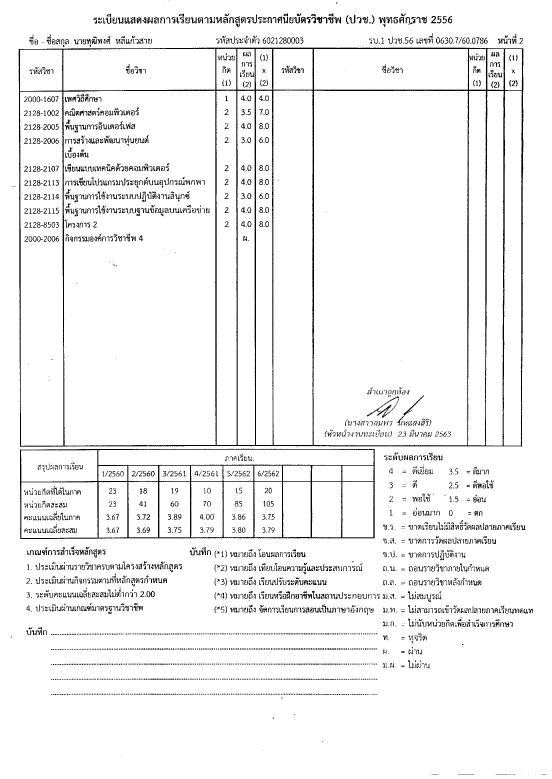
#> input picture scan/aun/ปวช/back/Image_20240817_0001.jpg, 1654 x 2337 px, given in place of transcript_hs_moe_f_30.png, which was not available (shown at 1/3 size); the run also reads 1 picture not shown here
$ jupyter execute --allow-errors ocr_transcripts_V6_HS_TSR.ipynb   (text cells are left out)
#> lines starting #> are read from the running program, lines starting #| are printed output that depends on the picture; after the words box and inside, x2 and y2 are one past the last pixel; in counts of white or black regions, pixels touching at a corner belong together; pictures that were not available may be replaced by others from this repository, and a replacement may not be noted
[cell 1]
import time
global_start_time = time.time()
print("Start timing...")

[cell 2]
import pytesseract
print(pytesseract.get_tesseract_version())
#> (this line was passed over: pytesseract is not available in this run)
pytesseract.pytesseract.tesseract_cmd = r'C:\\Program Files\\Tesseract-OCR\\tesseract.exe'

[cell 3]
import cv2
from matplotlib import table
import numpy as np
import matplotlib.pyplot as plt
from pathlib import Path
from PIL import Image

output_folder = Path("../data/output_images/output_V6_HS_TSR/front")
output_folder.mkdir(exist_ok=True)

image = Image.open("C:/Users/Impan/Documents/ocr-engine-python/data/test_images/transcript/high_school/moe/transcript_hs_moe_f_30.png")
#> image is the input picture: PIL image 1654x2337 L; min 0, max 255, mean 242.2
# [24 lines of commented-out code are left out]

if image is None:
    raise FileNotFoundError("ไม่พบไฟล์ภาพ กรุณาตรวจสอบเส้นทางของไฟล์")

new_size = (1660, 2347)  # ตัวอย่างขนาดใหม่
resized_pil = image.resize(new_size, Image.LANCZOS) # ปรับขนาดภาพด้วย LANCZOS filter

# แปลงภาพจาก PIL Image เป็น NumPy array (ในรูปแบบ RGB)
img_rgb = np.array(resized_pil)

# แปลงจาก RGB เป็น BGR เพื่อให้ใช้งานกับ OpenCV ได้
img_cv = cv2.cvtColor(img_rgb, cv2.COLOR_RGB2BGR)

denoised = cv2.bilateralFilter(img_cv, d=9, sigmaColor=75, sigmaSpace=75) # จำกัด noise
gray_img = cv2.cvtColor(denoised, cv2.COLOR_BGR2GRAY)

image_array = np.array(image)


binary_gaussian = cv2.adaptiveThreshold(
    gray_img,
    maxValue=255,
    adaptiveMethod=cv2.ADAPTIVE_THRESH_GAUSSIAN_C,
    thresholdType=cv2.THRESH_BINARY_INV,
    blockSize=51, #51
    C=9 #21 #15
)
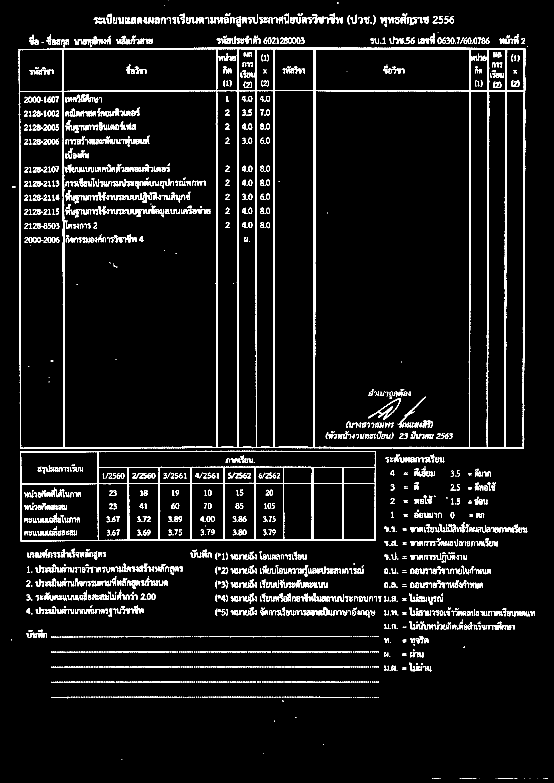
#> binary_gaussian: shape (2347, 1660) (shown at 1/3 size); 5.9% white; 2572 white regions (965 under 20 px), largest, box (x1, y1, x2, y2) and area: (56, 143, 1576, 1346) 71469, (60, 1352, 1128, 1624) 19960, (1193, 1190, 1277, 1283) 588


# สร้าง kernel สำหรับ morphological operation
kernel = np.ones((3, 3), np.uint8)
dilated = cv2.dilate(binary_gaussian, kernel, iterations=1)
#> dilated: shape (2347, 1660); 10.9% white; 760 white regions (38 under 20 px), largest, box (x1, y1, x2, y2) and area: (55, 142, 1577, 1347) 111306, (59, 1351, 1129, 1625) 33710, (284, 536, 492, 568) 2999
# ใช้ closing เพื่อเติมเต็มส่วนที่ขาดของเส้น
closed_dummy = cv2.morphologyEx(binary_gaussian, cv2.MORPH_CLOSE, kernel, iterations=1)
#> closed_dummy: shape (2347, 1660); 6.5% white; 928 white regions (149 under 20 px), largest, box (x1, y1, x2, y2) and area: (56, 143, 1576, 1346) 73712, (60, 1352, 1128, 1624) 20426, (285, 537, 478, 567) 1676

cv2.imwrite(f"{output_folder}/img_cv.png", img_cv)
cv2.imwrite(f"{output_folder}/image_array.png", image_array)
cv2.imwrite(f"{output_folder}/denoised.png", denoised)
cv2.imwrite(f"{output_folder}/gray.png", gray_img)
cv2.imwrite(f"{output_folder}/binary_g.png", binary_gaussian)
cv2.imwrite(f"{output_folder}/dilated.png", dilated)
cv2.imwrite(f"{output_folder}/closed_dummy.png", closed_dummy)
#> Out = True

[cell 4]
def split_grade_table_and_students(binary_img, denoised, dummy):

    # แยกตาราง
    #num_labels, labels, stats, centroids = cv2.connectedComponentsWithStats(binary_img, connectivity=8)
    num_labels, labels, stats, centroids = cv2.connectedComponentsWithStats(dummy, connectivity=8)
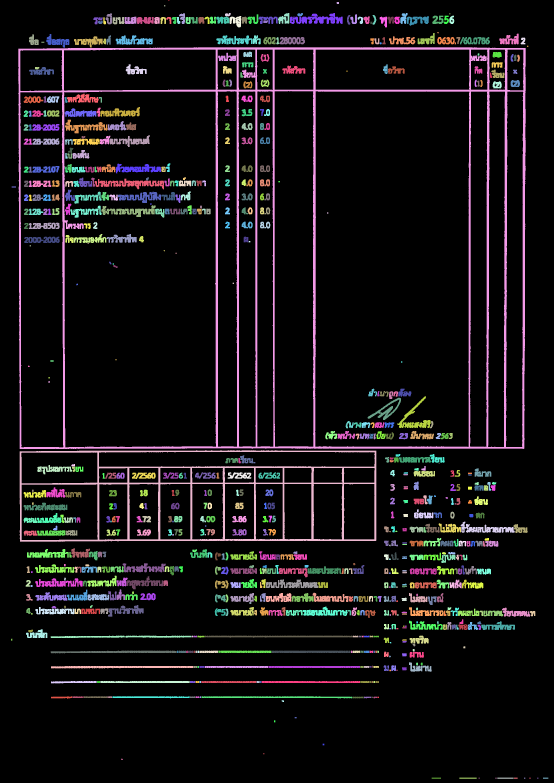
#> labels: shape (2347, 1660) int32 (shown at 1/3 size); 761 distinct labels, from 0 to 760; one colour per label, 0 black
#> num_labels = 761; stats = 761 rows, first 6: [0, 0, 1660, 2347, 3472864], [505, 0, 3, 2, 6], [1010, 6, 7, 6, 41], [492, 16, 4, 3, 12], [675, 39, 17, 10, 132], [834, 39, 34, 33, 680]; centroids = 761 pairs, first value 34.57 to 1636.5, second value 0.5 to 2334
    areas = [stat[4] for stat in stats]  # ดึงค่า area
#> areas = 761 values, max 3472864 at index 0, min 6 at index 1, mean 5119.6
    sorted_areas = sorted(areas, reverse=True)  # เรียงลำดับจากมากไปน้อย
#> sorted_areas = 761 values, max 3472864 at index 0, min 6 at index 760, mean 5119.6
    second_max_area = sorted_areas[1]  # ค่าอันดับ 2
#> second_max_area = 111306
    second_max_area_index = areas.index(second_max_area)  # หาตำแหน่งในลิสต์เดิม
#> second_max_area_index = 72
    table_position = stats[second_max_area_index]
#> table_position = [55, 142, 1522, 1205, 111306]
    x, y, w, h, area = table_position
#> x = 55; y = 142; w = 1522; h = 1205; area = 111306

    table_img = binary_img[y:y+h, x:x+w]
#> table_img: shape (1205, 1522); 6.3% white; 609 white regions (65 under 20 px), largest, box (x1, y1, x2, y2) and area: (1, 1, 1521, 1204) 71469, (1138, 1048, 1222, 1141) 588, (1079, 1077, 1138, 1117) 464
    table_dummy_img = dummy[y:y+h, x:x+w]
#> table_dummy_img: shape (1205, 1522); 10.8% white; 221 white regions (16 under 20 px), largest, box (x1, y1, x2, y2) and area: (0, 0, 1522, 1205) 111306, (229, 394, 437, 426) 2999, (249, 474, 412, 509) 2389
    table_original_img = denoised[y:y+h, x:x+w]
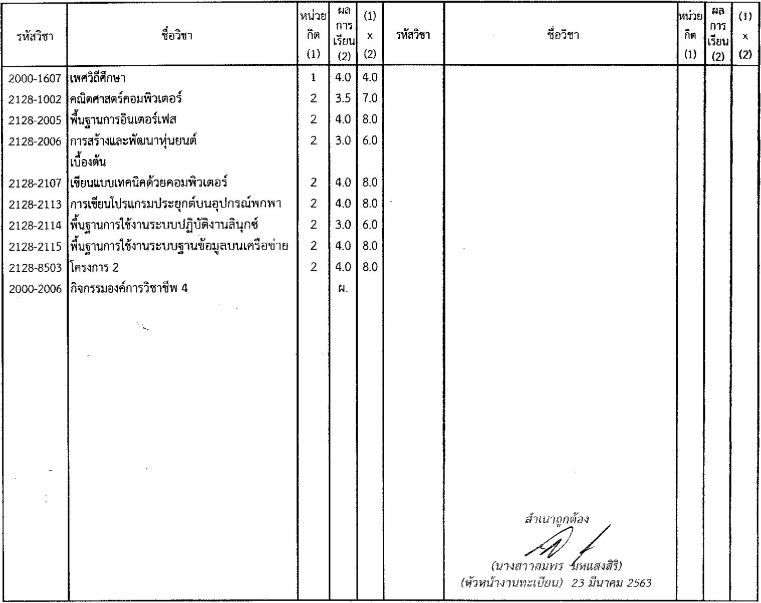
#> table_original_img: shape (1205, 1522, 3) (shown at 1/2 size); min 0, max 255, mean 241.3

    # ข้อมูลนักเรียน
    #x_start = int((x+w) * 0.40) # ความกว้าง 40% ของตาราง
    x_end = int((x+w) * 0.76) # ความกว้าง 76% ของตาราง
#> x_end = 1198
    x_split_half = int((x+w) * 0.53) # ความกว้าง 53% ของตาราง
#> x_split_half = 835

    student_info_img = binary_img[:y, :x_end]
#> student_info_img: shape (142, 1198); 8% white; 128 white regions (6 under 20 px), largest, box (x1, y1, x2, y2) and area: (953, 50, 972, 70) 230, (1007, 51, 1027, 71) 215, (411, 52, 426, 71) 205
    student_info_fh_img = binary_img[:y, :x_split_half] # ครึ่งแรก
#> student_info_fh_img: shape (142, 835); 7.7% white; 89 white regions (3 under 20 px), largest, box (x1, y1, x2, y2) and area: (411, 52, 426, 71) 205, (140, 103, 154, 134) 204, (650, 51, 669, 70) 201
    student_info_sh_img = binary_img[:y, x_split_half:x_end] # ครึ่งหลัง
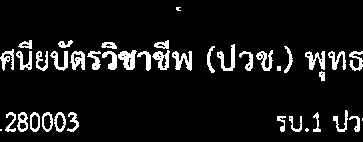
#> student_info_sh_img: shape (142, 363); 8.6% white; 40 white regions (4 under 20 px)

    #student_info_sh_img = binary_img[:y, x_split_half:x_end] # ครึ่งหลัง

    return table_img, table_dummy_img, table_original_img, student_info_img, student_info_fh_img, student_info_sh_img,
    #return table_img, closed_table_dummy, table_original_img, student_info_img, student_info_fh_img, student_info_sh_img,

def biggest_contour(contours):
    biggest = np.array([])
    max_area = 0
    for i in contours:
        area = cv2.contourArea(i)
        #print(area)
        if area > 1000:
            #print("มา")
            peri = cv2.arcLength(i, True)
            approx = cv2.approxPolyDP(i, 0.02 * peri, True)
            if area > max_area and len(approx) == 4:
                biggest = approx
                max_area = area

    return biggest

def persective_transformation(table_binary_img, table_original_img, table_dummy_img):

    # ค้นหาคอนทัวร์
    contours, hierarchy = cv2.findContours(table_dummy_img, cv2.RETR_TREE, cv2.CHAIN_APPROX_SIMPLE)
#> contours = 1523 contours, 678 with area under 20; largest, box (x1, y1, x2, y2) and area: (55, 142, 1577, 1347) 1823318, (944, 273, 1409, 1342) 490880, (191, 274, 649, 1343) 483238, (59, 1351, 1129, 1625) 288792, (60, 276, 191, 1343) 134160
    #contours, hierarchy = cv2.findContours(table_binary_img, cv2.RETR_EXTERNAL, cv2.CHAIN_APPROX_SIMPLE)
    contours = sorted(contours, key=cv2.contourArea, reverse=True)[:10]
#> contours = 10 contours; largest, box (x1, y1, x2, y2) and area: (55, 142, 1577, 1347) 1823318, (944, 273, 1409, 1342) 490880, (191, 274, 649, 1343) 483238, (59, 1351, 1129, 1625) 288792, (60, 276, 191, 1343) 134160

    # ค้นหาสี่เหลี่ยมที่ใหญ่ที่สุด
    biggest = biggest_contour(contours)
#> the loop in biggest_contour, `for i in contours:` made 10 passes
#> (area, peri, biggest, max_area) on pass 1: (1823318.5, 5529.9, [[55, 146], [59, 1346], [1572, 1345], [1576, 144]], 1823318.5)
#> after the loop in biggest_contour, `for i in contours:`: max_area = 1823318.5
#> biggest = [[55, 146], [59, 1346], [1572, 1345], [1576, 144]]

    points = biggest.reshape(4, 2)
#> points = [[55, 146], [59, 1346], [1572, 1345], [1576, 144]]
    input_points = np.zeros((4, 2), dtype="float32")

    points_sum = points.sum(axis=1)
#> points_sum = [201, 1405, 2917, 1720]
    input_points[0] = points[np.argmin(points_sum)]
    input_points[3] = points[np.argmax(points_sum)]

    points_diff = np.diff(points, axis=1)
#> points_diff = [91, 1287, -227, -1432]
    input_points[1] = points[np.argmin(points_diff)]
    input_points[2] = points[np.argmax(points_diff)]

    (top_left, top_right, bottom_right, bottom_left) = input_points

    # Euclidean Distance Formula
    bottom_width = np.sqrt(((bottom_right[0] - bottom_left[0]) ** 2) + ((bottom_right[1] - bottom_left[1]) ** 2))
    top_width = np.sqrt(((top_right[0] - top_left[0]) ** 2) + ((top_right[1] - top_left[1]) ** 2))
    rigth_height = np.sqrt(((top_left[0] - bottom_right[0]) ** 2) + ((top_left[1] - bottom_right[1]) ** 2))
    left_height = np.sqrt(((top_left[0] - bottom_left[0]) ** 2) + ((top_left[1] - bottom_left[1]) ** 2))

    # Output image size
    #max_width = max(int(bottom_width), int(top_width))
    expand_width = round(max(int(bottom_width), int(top_width)) * 0.4)
    max_width = max(int(bottom_width), int(top_width)) + expand_width
    max_height = max(int(rigth_height), int(left_height))

    # Desird points values in the output image
    converted_points = np.float32([[0, 0], [max_width, 0], [0, max_height], [max_width, max_height]])

    # Perspective transformaxtion
    matrix = cv2.getPerspectiveTransform(input_points, converted_points)
    img_out = cv2.warpPerspective(table_binary_img.copy(), matrix, (max_width, max_height))
    img_original_out = cv2.warpPerspective(table_original_img.copy(), matrix, (max_width, max_height))
    img_dummy_out = cv2.warpPerspective(table_dummy_img.copy(), matrix, (max_width, max_height))
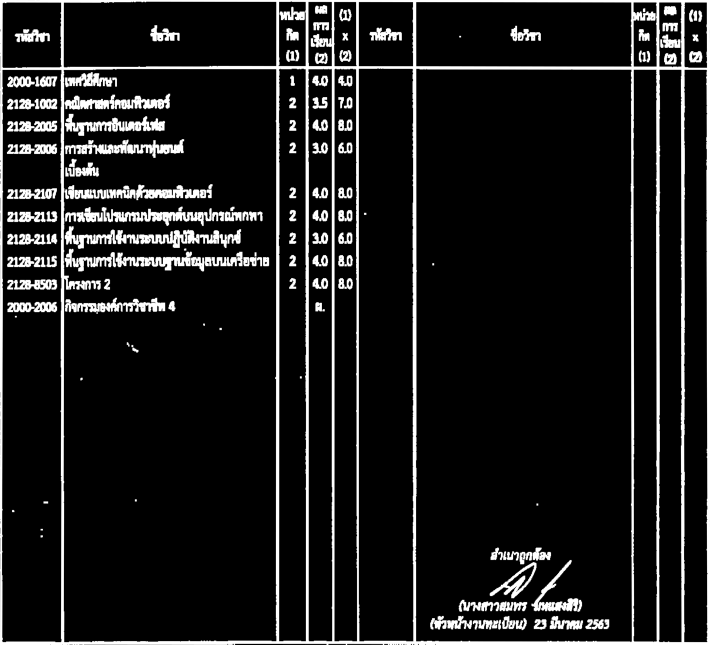
#> img_dummy_out: shape (1933, 2129) (shown at 1/3 size); min 0, max 255, mean 26.9

    #return img_out, img_original_out
    return img_out, img_original_out, img_dummy_out

# [112 lines left out: functions create_grid_image, hough_line_transform, not called in this run]

#table_img, student_info_img, student_info_fh_img, student_info_sh_img, table_original_img = split_grade_table_and_students(binary_gaussian, denoised)
table_img, table_dummy_img, table_original_img, student_info_img, student_info_fh_img, student_info_sh_img = split_grade_table_and_students(binary_gaussian, denoised, dilated)
table_persective_img, table_original_persective_img, table_dummy_persective_img = persective_transformation(binary_gaussian, denoised, dilated)

cv2.imwrite(f"{output_folder}/table_img.png", table_img)
cv2.imwrite(f"{output_folder}/table_dummy_img.png", table_dummy_img)
cv2.imwrite(f"{output_folder}/table_original_img.png", table_original_img)
cv2.imwrite(f"{output_folder}/student_info_img.png", student_info_img)
cv2.imwrite(f"{output_folder}/student_info_fh_img.png", student_info_fh_img)
cv2.imwrite(f"{output_folder}/student_info_sh_img.png", student_info_sh_img)

cv2.imwrite(f"{output_folder}/table_persective_img.png", table_persective_img)
cv2.imwrite(f"{output_folder}/table_original_persective_img.png", table_original_persective_img)
cv2.imwrite(f"{output_folder}/table_dummy_persective_img.png", table_dummy_persective_img)
#> Out = True


#cv2.imwrite(f"{output_folder}/grid_img.png", grid_img)

[cell 5]
# ฟังก์ชันสำหรับรวมกลุ่ม indices ที่ติดกันเข้าด้วยกัน
def group_indices(indices, gap=1):
    groups = []
    if not indices:
        return groups
    current = [indices[0]]
    for idx in indices[1:]:
        if idx - current[-1] <= gap:
            current.append(idx)
        else:
            groups.append(current)
            current = [idx]
    groups.append(current)
    return groups

def find_table_columns(table_dummy_persective_img, table_persective_img):

    # คำนวณ horizontal projection (ผลรวมของ pixel ในแต่ละแถว)
    vertical_proj = np.sum(table_dummy_persective_img, axis=0)
#> vertical_proj = 2129 values, max 492915 at index 2, min 5274 at index 12, mean 52089.7

    # ตั้ง threshold สำหรับเลือกเฉพาะลอลัมที่มี "เส้น"
    vertical_line_threshold = np.max(vertical_proj) * 0.7
#> vertical_line_threshold = 345040.5

    # หา indices ของแถวที่มีค่า projection มากกว่าค่า threshold
    col_line_indices = [i for i, value in enumerate(vertical_proj) if value > vertical_line_threshold]
#> col_line_indices = 88 values from 0 to 2128

    # รวมกลุ่ม indices ที่ติดกัน
    groups_col = group_indices(col_line_indices, gap=1)
#> in group_indices, `current = [indices[0]]`: current = [0]
#> the loop in group_indices, `for idx in indices[1:]:` made 87 passes
#> (idx, current) on passes 7, 16, 25, 33, 40, 46, 56: (183, [183]), (829, [829]), (918, [918]), (996, [996]), (1070, [1070]), (1239, [1239]), (1894, [1894])
#> after the loop in group_indices, `for idx in indices[1:]:`: groups = 10 items
#> groups_col = 11 items

    # สำหรับแต่ละกลุ่ม หา index กลางเป็นตำแหน่งของเส้น
    # แต่แทนที่จะใช้ความหนาแน่น เราจะใช้ความยาวของแต่ละกลุ่ม (จำนวน index ในกลุ่ม)
    groups_col_with_length = [(group, len(group)) for group in groups_col]
#> groups_col_with_length = 11 items

    # เรียงลำดับกลุ่มจากความยาวมากไปหาน้อย
    groups_col_with_length.sort(key=lambda x: x[1], reverse=True)

    # เลือกเฉพาะกลุ่มที่มีความยาวมากที่สุด
    top_groups_col = groups_col_with_length[:10]
#> top_groups_col = 10 items

    # คำนวณตำแหน่งเส้นโดยการหาค่าเฉลี่ยของแต่ละกลุ่ม แล้วเรียงลำดับ
    col_lines = [int(np.mean(group)) for group, _ in top_groups_col]
#> col_lines = [1243, 187, 833, 2048, 921, 1973, 2124, 3, 999, 1897]
    col_lines.sort()

    print("ตำแหน่งของเส้นคอลัมน์ที่ตรวจจับได้:", col_lines)
#| ตำแหน่งของเส้นคอลัมน์ที่ตรวจจับได้: [3, 187, 833, 921, 999, 1243, 1897, 1973, 2048, 2124]
    mask_col = np.zeros_like(table_dummy_persective_img)

    # วาดเส้นคอลัมน์ลงใน mask (เส้นแนวตั้ง)
    for x in col_lines:
        cv2.line(mask_col, (x, 0), (x, mask_col.shape[0]-1), 255, thickness=10)
#> this loop made 10 passes
#> x on passes 1 to 8: 3, 187, 833, 921, 999, 1243, 1897, 1973
#> mask_col: shape (1933, 2129); 5% white; 10 white regions, largest, box (x1, y1, x2, y2) and area: (182, 0, 193, 1933) 21263, (828, 0, 839, 1933) 21263, (916, 0, 927, 1933) 21263
    cv2.imwrite(f"{output_folder}/cols/col_lines_mask.png", mask_col)

    # --- ใช้ cv2.bitwise_and เพื่อลบเส้นแถวออกจากภาพ ---
    mask_col_inv = cv2.bitwise_not(mask_col)
    img_no_lines_col = cv2.bitwise_and(table_persective_img, table_persective_img, mask=mask_col_inv)
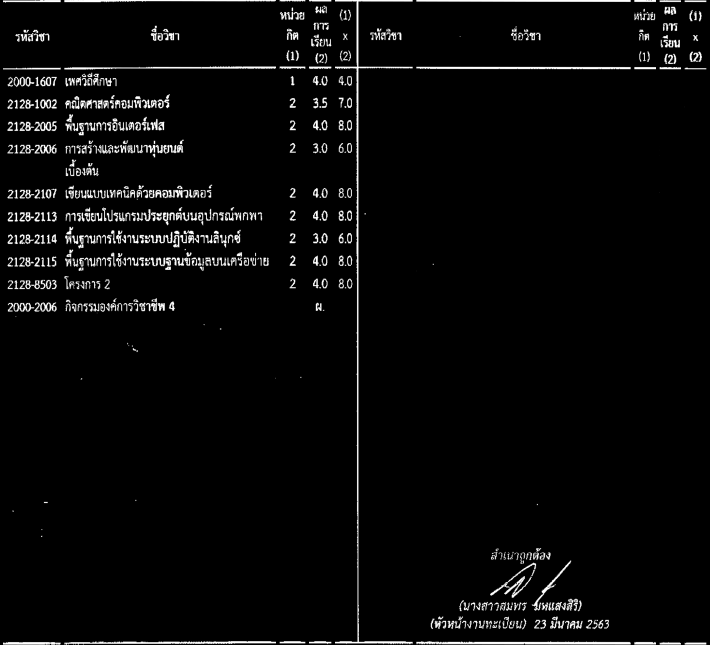
#> img_no_lines_col: shape (1933, 2129) (shown at 1/3 size); min 0, max 255, mean 8.8
    cv2.imwrite(f"{output_folder}/cols/table_no_lines_bitwise_col.png", img_no_lines_col)

    cropped_col_segments = []

    for i in range(len(col_lines) - 1):
        x_start = col_lines[i]
        x_end = col_lines[i+1]
        cropped = img_no_lines_col[:, x_start:x_end]  # crop ทุกคอลัมน์ในช่วงแถวที่กำหนด
        cropped_col_segments.append(cropped)
        cv2.imwrite(f"{output_folder}/cols/cropped_segment_{i+1}.png", cropped)
#> this loop made 9 passes
#> (x_start, x_end) on passes 1 to 8: (3, 187), (187, 833), (833, 921), (921, 999), (999, 1243), (1243, 1897), (1897, 1973), (1973, 2048)
#> pass 1, in find_table_columns, `cropped = img_no_lines_col[:, x_start:x_end]`:
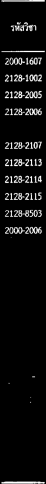
#> cropped: shape (1933, 184) (shown at 1/4 size); min 0, max 255, mean 14.7
#> pass 2, in find_table_columns, `cropped = img_no_lines_col[:, x_start:x_end]`:
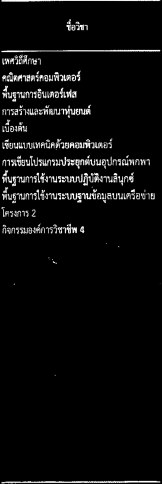
#> cropped: shape (1933, 646) (shown at 1/4 size); min 0, max 255, mean 11.8
#> after the loop, cropped_col_segments = 9 items

    return cropped_col_segments

cell_column_images = find_table_columns(table_dummy_persective_img, table_persective_img)
#> cell_column_images = 9 items

[cell 6]
def crop_top_bottom(image, top_percent=6.5, bottom_percent=20):

    # ดึงขนาดของภาพ (สูง, กว้าง)
#> called with top_percent = 6.5, bottom_percent = 20
    h, w = image.shape[:2]

    # คำนวณตำแหน่งที่ต้องตัด
    top_crop = int(h * (top_percent / 100))
    bottom_crop = int(h * (bottom_percent / 100))

    # ตำแหน่งเริ่มต้นและสิ้นสุดหลังจากตัด
    new_top = top_crop
    new_bottom = h - bottom_crop

    # ตรวจสอบว่า new_bottom > new_top
    if new_bottom <= new_top:
        raise ValueError("เปอร์เซ็นต์การตัดสูงเกินไปสำหรับความสูงของภาพ")

    # Crop ภาพ: ตัดเฉพาะแนวแกน y แล้วใช้ทุกคอลัมน์
    cropped_image = image[new_top:new_bottom, :]

    return cropped_image

cell_subject_code_name_img = crop_top_bottom(cell_column_images[0])
cell_credit_img = crop_top_bottom(cell_column_images[1])
cell_academic_results_img = crop_top_bottom(cell_column_images[2])

cell_subject_code_name_img_2 = crop_top_bottom(cell_column_images[3])
cell_credit_img_2 = crop_top_bottom(cell_column_images[4])
cell_academic_results_img_2 = crop_top_bottom(cell_column_images[5])

cell_subject_code_name_img_3 = crop_top_bottom(cell_column_images[6])
#> in crop_top_bottom (call 7), `cropped_image = image[new_top:new_bottom, :]`:
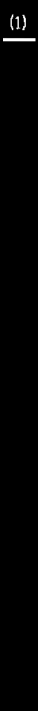
#> cropped_image: shape (1422, 76) (shown at 1/2 size); min 0, max 255, mean 1.7
cell_credit_img_3 = crop_top_bottom(cell_column_images[7])
cell_academic_results_img_3 = crop_top_bottom(cell_column_images[8])

'''
plt.figure(figsize=(5,5))
plt.imshow(cell_subject_code_name_img_3, cmap="gray")
plt.title(f"binary_image")
plt.show()
'''

[cell 7]
def detect_text_in_cell(cell_img, mode=0, calculate_line_stats=None):
#> called with mode = 1
    text_group_images = []

    kernel_open = np.ones((4, 4), np.uint8)
    #kernel_open = cv2.getStructuringElement(cv2.MORPH_RECT, (3, 3))
    remove_noise = cv2.morphologyEx(cell_img, cv2.MORPH_OPEN, kernel_open, iterations=1)

    cv2.imwrite(f"{output_folder}/cell_images/remove_noise.jpg", remove_noise)

    kernel = np.ones((3, 13), np.uint8)
    group_text_img = cv2.dilate(remove_noise, kernel, iterations=2)
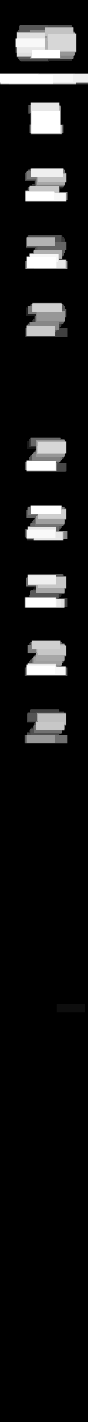
#> group_text_img: shape (1422, 88); min 0, max 255, mean 21.6
    rgb_image = cv2.cvtColor(cell_img.copy(), cv2.COLOR_GRAY2RGB)

    #plt.figure(figsize=(15, 15))
    #plt.imshow(group_text_img, cmap="gray")

    if(mode == 1):
        # ใช้ Connected Component Analysis
        num_labels, labels, stats, centroids = cv2.connectedComponentsWithStats(group_text_img, connectivity=8)
#> labels: shape (1422, 88) int32; 13 distinct labels, from 0 to 12
#> (the rest of the program and of its run is left out)
